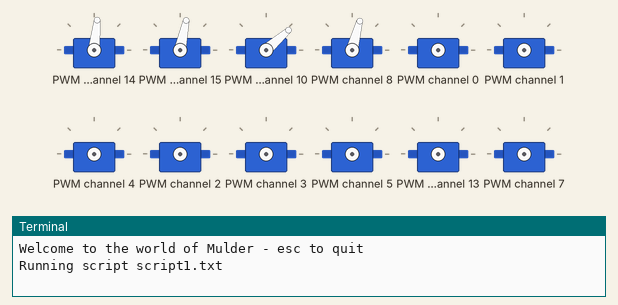
The program below on a simulated Raspberry Pi (BCM pin numbers). Shown: 12 × servo, the last lines printed to the terminal. The pygame window is not drawn; sound played through the audio output is not drawn and takes no time; servo angles are drawn from the pulse width (0.5 ms = 0°, 2.5 ms = 180°). At 36.9 s the program stops and its outputs stay as they are.

Above: at 0.1 s.
At 5.9 s:
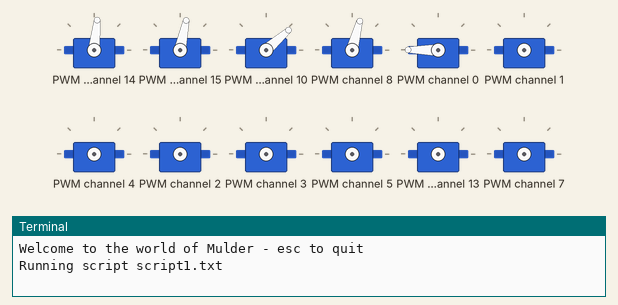
At 10.1 s:
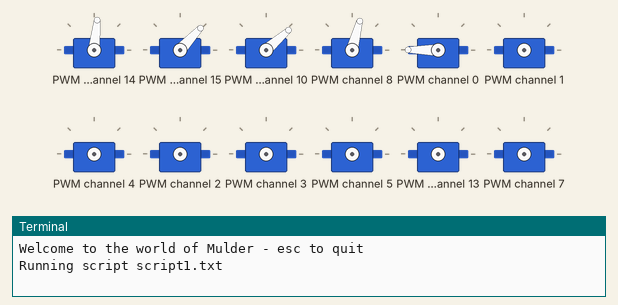
At 15.4 s:
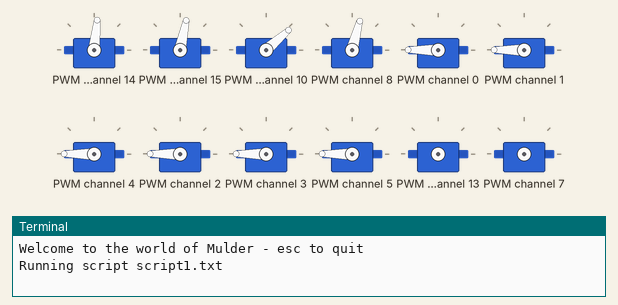
At 18.8 s:
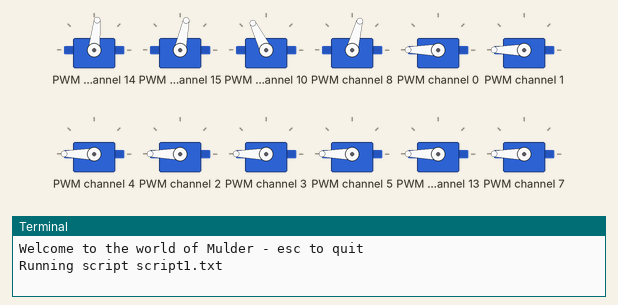
At 30.2 s:
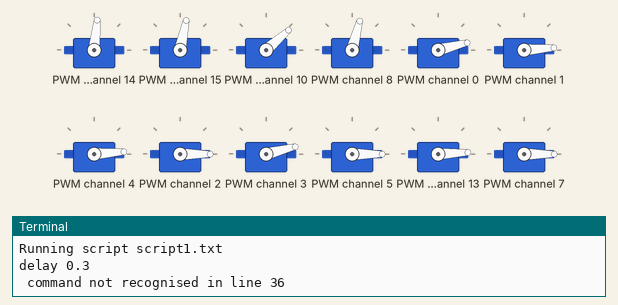
Timing chart, 0 to 31.7 s (numbered marks = the images above):
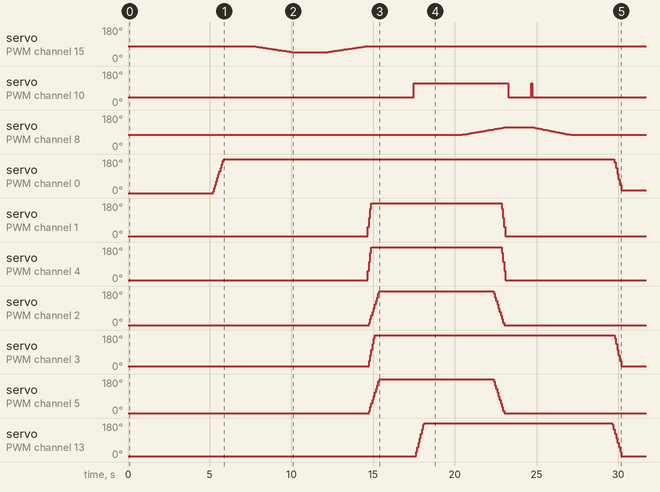

The program:

mulderScript.py
```python
# Mulder Script - animatronic skull
# Plays scripted action from a text script
# By Mike Cook - August 2015
import pygame, time, random, sys, os
from smbus import SMBus
from copy import deepcopy

pygame.init()
os.environ['SDL_VIDEO_WINDOW_POS'] = 'center'
pygame.display.set_caption("Mulder")
screen = pygame.display.set_mode([170,40],0,32)
pygame.mixer.quit()
pygame.mixer.init(frequency=22050, size=-16, channels=2, buffer=512)
pygame.event.set_allowed(None)
pygame.event.set_allowed([pygame.KEYDOWN,pygame.QUIT])
soundNames = ["laugh","scream","door","kill","thunder","owl"]
mulderSound = [ pygame.mixer.Sound("sounds/"+soundNames[effect]+".wav")
                  for effect in range(0,6)]
soundChannel = mulderSound[5].play()

# command register addresses for the PCA9685 IC
PCA9685 = 0x40 # i2c address of PCA9685
bus = None

# right eye, left eye, jaw, neck
servos = [14, 15, 10, 8]
startPos = [269, 257, 180, 250]
# right eye - left eye - nose - cranium
lights = [(0,1,2),(3,4,5),(6,7,9),(11,12,13)] # PCA9685 registers
lightPC = [[0.0,0.0,0.0],[0.0,0.0,0.0],[0.0,0.0,0.0],[0.0,0.0,0.0]]
lightTC =  deepcopy(lightPC) # Light Target colour
lightInc = deepcopy(lightPC) # Light Increment
servoPP = deepcopy(startPos) # servo Present Position
servoInc = [0.0,0.0,0.0,0.0] # servo Increment
servoTP = deepcopy(startPos) # servo Target Position
maxNeck = 337
minNeck = 177
upperLimit = [322, 298, 336, maxNeck] # max number to set servo
lowerLimit = [233, 192, 180, minNeck] # min number to set servo
stepsInFade = 40.0 # change to alter speed
stepsInMove = 40.0 # change to alter speed
fadeSpeed = 0.06 # change to alter speed
fading = False
facing = startPos[3]
debug = False
background = False # background sound


def main():
   global debug
   print"Welcome to the world of Mulder - esc to quit"
   busInit()
   script = "script1.txt"
   print"Running script",script
   sFile = open(script,"r")

   movesToDo = 0
   moves = list()
   for lines in sFile.readlines():
      moves.append(lines)
      movesToDo += 1
   sFile.close()
   while True:
      debug = False
      for moveNo in range(0,movesToDo):
         command = moves[moveNo].split(",")
         exe = doCommand(command, moveNo)
         if debug :
            print command
         if exe : # run the commands
            while (not checkMove()) or fading or soundChannel.get_busy():
               time.sleep(fadeSpeed)
               checkForEvent()
               handleMove()
               handleFade()

def doCommand(c, line):
   global servoInc, soundChannel, debug, background, stepsInFade
   go = False
   try:
      if c[0] == "right eye":
         setLEDfade(0,[int(c[1]),int(c[2]),int(c[3])])
      elif c[0] == "left eye":
         setLEDfade(1,[int(c[1]),int(c[2]),int(c[3])])
      elif c[0] == "nose":
         setLEDfade(2,[int(c[1]),int(c[2]),int(c[3])])
      elif c[0] == "cranium":
         setLEDfade(3,[int(c[1]),int(c[2]),int(c[3])])
      elif c[0] == "move left eye":
         makeMove(0,c,line)
      elif c[0] == "move right eye":
         makeMove(1,c,line)
      elif c[0] == "fade steps": # speed of light change
         stepsInFade = float(c[1])
      elif c[0] == "jaw":
         if c[1] == " open\n":
            setServoTarget(2, lowerLimit[2])
            servoInc[2] = servoTP[2] # increment the full size
         if c[1] == " closed\n":
            setServoTarget(2, upperLimit[2])
            servoInc[2] = servoTP[2] # increment the full size
      elif c[0] == "neck":
         makeMove(3,c,line)
      elif c[0] == "sound":
         soundChannel = mulderSound[int(c[1])].play()
      elif c[0] == "background\n":
         pygame.mixer.music.load("sounds/thunderLong.wav")
         pygame.mixer.music.set_volume(1.0)
         pygame.mixer.music.play(-1,0.0)
         background = True
      elif c[0] == "backgroundOff\n":
         pygame.mixer.music.fadeout(2000)
         time.sleep(2.0)
         background = False
      elif c[0] == "go\n": # start action
         go = True
      elif c[0] == "quit" or c[0] == "quit\n": # quit program
         terminate()
      elif c[0] == "delay":
         time.sleep(float(c[1]))
      elif c[0] == "#": #comment
         pass
      elif c[0] == "debug\n":
         debug = not debug
      elif True:
         print c[0],"command not recognised in line",line
   except :
      print"error in parameters in line",line, "for command", c[0]
   return go

def makeMove(motor,c,line): # check limits on servo and issue command
   try:
      position = int(c[1])
   except:
      print"error in parameter in line",line, "for command", c[0]
      return
   if position > upperLimit[motor] :
      position = upperLimit[motor]
   if position < lowerLimit[motor] :
      position = lowerLimit[motor]
   setServoTarget(motor, position)

def busInit(): # start up the I2C bus
   global bus
   try :
     bus = SMBus(1)
   except :
     print"start IDLE with 'gksudo idle' from command line"
     sys.exit()
   # initialise the outputs on the PCA9685
   bus.write_byte_data(PCA9685,0,0x31) # sleep mode set to 1
   bus.write_byte_data(PCA9685,0xfe,132) # divider for 50Hz frame
   bus.write_byte_data(PCA9685,0,0x21) # sleep mode set to 0
   bus.write_byte_data(PCA9685,0x01,0x18) #Mode reg 2 - outputs open drain, invert bit set, output change on ack
   beginners() # initial position

def beginners(): # initial position
   for r in range(0,4):
      setServo(r, startPos[r]) # move directly
   wipe() # lights out

def wipe(): # clear the lights
    for i in range(0,4):
       setLeds(i,[0,0,0])

def RestoreBeginners(): # restore initial position
   for r in range(0,4):
      setServoTarget(r, startPos[r])
   while not checkMove():
      handleMove()
      time.sleep(fadeSpeed)
   wipe() # lights out

def setServo(servo,pos): # move directly
   reg = (servos[servo] * 4)+6 #register number to start with
   regValues = [0,0,pos &0xff, pos >> 8]
   bus.write_i2c_block_data(PCA9685,reg,regValues)

def setServoTarget(motor, pos): # set new position to go to
   servoTP[motor] = pos
   servoInc[motor] = (pos - servoPP[motor]) / stepsInMove

def setLeds(led,col):
   for c in range(0,3):
      reg = (lights[led][c] * 4)+6 #register number to start with
      regValues = [0,0,col[c] & 0xff, col[c] >> 8]
      #print reg,regValues
      bus.write_i2c_block_data(PCA9685,reg,regValues)

def setLEDfade(led,target): # set up an LED fade
   global lightPC,lightTC,lightInc, fading
   fading = True
   for i in range(0,3): # work out the increment
       lightTC[led][i] = target[i]
       lightInc[led][i] = (lightTC[led][i] - lightPC[led][i])/stepsInFade

def handleMove():  # make one increment of all servos
   global servoPP
   for motor in range(0,4):
      if abs(servoTP[motor] - servoPP[motor]) >= 1.0 :
         if abs(servoTP[motor] - servoPP[motor]) >= abs(servoInc[motor]):
            servoPP[motor] += servoInc[motor]
         else:
            servoPP[motor] = servoTP[motor]
         setServo(motor,int(servoPP[motor]))
      else:
         servoPP[motor] = servoTP[motor]

def handleFade(): # make one increment of all fades
   global lightPC, fading
   fading = False # global indication of fading in progress
   for led in range(0,4):
      if checkFade(led) == False :
         fading = True
         for i in range(0,3): # work out the new colour values
            if abs(lightPC[led][i] - lightTC[led][i]) >= abs(lightInc[led][i]) :
               lightPC[led][i] += lightInc[led][i] # only change if we are not at target
               if lightPC[led][i] < 1.1:
                  lightPC[led][i] = 0.0
            else :
               lightPC[led][i] = lightTC[led][i]
            updateLED(led)

def updateLED(led):
    for c in range(0,3): # write LED values to the PCA9685
      reg = (lights[led][c] * 4)+6 #register number to start with
      regValues = [0,0,int(lightPC[led][c]) & 0xff, int(lightPC[led][c]) >> 8]
      bus.write_i2c_block_data(PCA9685,reg,regValues)

def checkMove():
   done = True
   for i in range(0,4):
      if servoTP[i] != servoPP[i]:
         done = False
   return done

def checkFade(led):
   done = True
   for i in range(0,3):
      if abs(lightPC[led][i] - lightTC[led][i]) >= 1.0 :
         done = False
   return done

def terminate(): # close down the program
    print "Closing down please wait"
    RestoreBeginners() # move motors back
    if background :
       pygame.mixer.music.fadeout(2000)
       time.sleep(2.0)
    pygame.mixer.quit()
    pygame.quit() # close pygame
    os._exit(1)

def checkForEvent(): # keyboard commands
    global facing
    event = pygame.event.poll()
    if event.type == pygame.QUIT :
         terminate()
    if event.type == pygame.KEYDOWN :
       if event.key == pygame.K_ESCAPE :
          terminate()

# Main program logic:
if __name__ == '__main__':
    main()
```

Measured:
- by itself, servo on PWM channel 10: 41° → 116° at 17.5 s, → 41° 5.8 s later, → 116° 1.4 s later, → 41° 0.06 s later
- by itself, servo on PWM channel 8: rises from 75° to 116° in 2.8 s, then falls to 75° in 4.0 s
- by itself, servo on PWM channel 0: rises from 0° to 180° in 0.65 s, then falls to 14° in 24.3 s
- by itself, servo on PWM channel 2, servo on PWM channel 5: rises from 0° to 180° in 0.64 s, then falls to 0° in 7.6 s
- by itself, servo on PWM channel 3: rises from 14° to 180° in 0.35 s, then falls to 14° in 15.1 s
- by itself, servo on PWM channel 13: rises from 3° to 180° in 0.49 s, then falls to 3° in 12.1 s
- by itself, servo on PWM channel 7: rises from 0° to 180° in 1.1 s, then falls to 0° in 11.3 s
